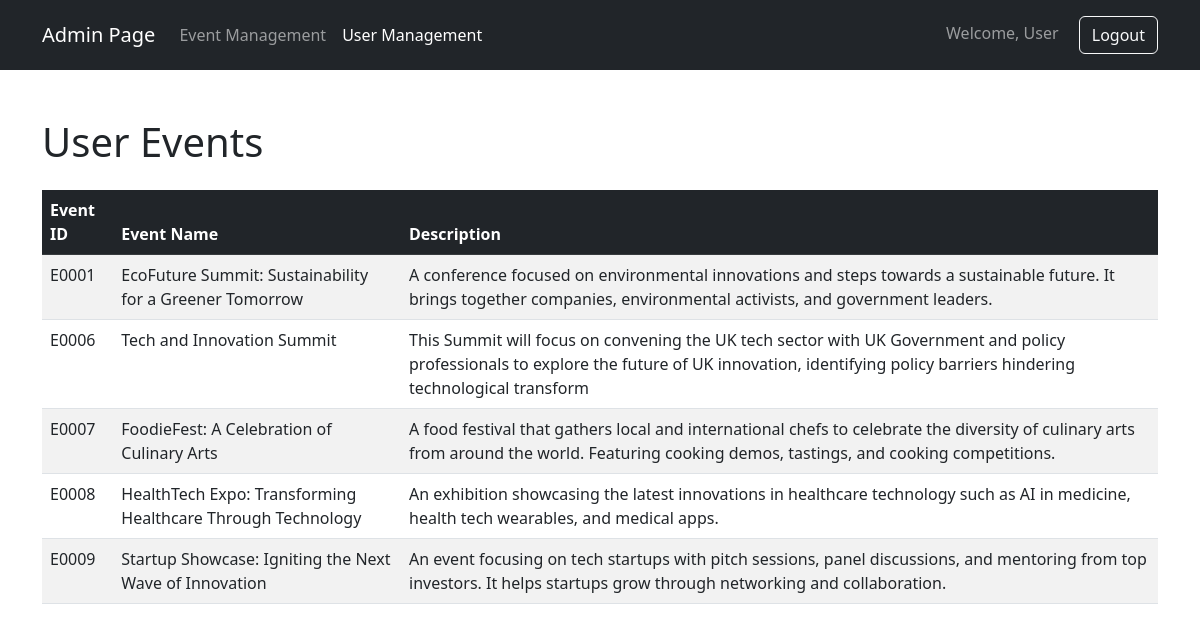
/show_user.php?user_id=U0005 (signed in), run on the app's committed database.
### tables this page shows
CREATE TABLE `users` (
  `user_id` varchar(5) NOT NULL,
  `name` varchar(100) NOT NULL,
  `email` varchar(100) NOT NULL,
  `password` varchar(500) NOT NULL,
  `role` enum('admin','user') NOT NULL DEFAULT 'user',
  `created_at` timestamp NOT NULL DEFAULT current_timestamp() ON UPDATE current_timestamp()
);

CREATE TABLE `events` (
  `event_id` varchar(5) NOT NULL,
  `event_name` varchar(150) NOT NULL,
  `event_status` varchar(50) NOT NULL,
  `event_date` date NOT NULL,
  `event_time` time NOT NULL,
  `location` varchar(200) NOT NULL,
  `description` varchar(200) DEFAULT NULL,
  `curr_participants` int(11) NOT NULL,
  `max_participants` int(11) DEFAULT NULL,
  `banner_name` varchar(70) NOT NULL,
  `banner_url` varchar(200) DEFAULT NULL
);

### show_user.php (the view, shortened to what this page needs)
<?php
require 'connection.php';
$ID = $_GET['user_id'];
try {
    $query = "SELECT e.Event_id AS Event_id, e.Event_Name AS Event_Name, e.description AS Event_description, u.User_Id AS User_id
              FROM users AS u
              JOIN registrations AS r ON (r.User_ID = u.USER_ID)
              JOIN events AS e ON (e.Event_ID = r.Event_ID)
              WHERE u.User_Id = ?";
    $stmt = $connection->prepare($query);
    $stmt->execute([$ID]);
    $events = $stmt->fetchAll(PDO::FETCH_ASSOC);
} catch (PDOException $e) {
    echo "Error: " . $e->getMessage();
}
?>
<!DOCTYPE html>
<html lang="en">
<head>
    <link href="https://cdn.jsdelivr.net/npm/bootstrap@5.3.0-alpha1/dist/css/bootstrap.min.css" rel="stylesheet">
</head>
<body>
<nav class="navbar navbar-expand-lg navbar-dark bg-dark">
        <div class="container">
            <a class="navbar-brand" href="event-manage.php">Admin Page</a>
            <div class="collapse navbar-collapse" id="navbarNav">
                <ul class="navbar-nav me-auto">
                    <li class="nav-item">
                        <a class="nav-link " href="event-manage.php">Event Management</a>
                    </li>
                    <li class="nav-item">
                        <a class="nav-link active" href="User-manage.php">User Management</a>
                    </li>
                </ul>
                <span class="navbar-text">
                    Welcome, <span id="userName">User</span>
                    <button class="btn btn-outline-light ms-3" onclick="logout()">Logout</button>
                </span>
            </div>
        </div>
    </nav>
    <div class="container mt-5">
        <h1 class="mb-4">User Events</h1>
        <table class="table table-striped table-hover">
            <thead class="table-dark">
                <tr>
                    <th>Event ID</th>
                    <th>Event Name</th>
                    <th>Description</th>
                </tr>
            </thead>
            <tbody>
                <?php foreach ($events as $event): ?>
                <tr>
                    <td><?php echo htmlspecialchars($event['Event_id']); ?></td>
                    <td><?php echo htmlspecialchars($event['Event_Name']); ?></td>
                    <td><?php echo htmlspecialchars($event['Event_description']); ?></td>
                </tr>
                <?php endforeach; ?>
            </tbody>
        </table>
    </div>
</body>
</html>

### data on the page
users: events.event_id "E0001", events.event_name "EcoFuture Summit: Sustainability for a Greener Tomorrow", events.description "A conference focused on environmental innovations and steps towards a sustainable future. It brings together companies, environmental activists, and government leaders.", events.event_id "E0006", events.event_name "Tech and Innovation Summit", events.description "This Summit will focus on convening the UK tech sector with UK Government and policy professionals to explore the future of UK innovation, identifying policy barriers hindering technological transform", events.event_id "E0007", events.event_name "FoodieFest: A Celebration of Culinary Arts", events.description "A food festival that gathers local and international chefs to celebrate the diversity of culinary arts from around the world. Featuring cooking demos, tastings, and cooking competitions.", events.event_id "E0008", events.event_name "HealthTech Expo: Transforming Healthcare Through Technology", events.description "An exhibition showcasing the latest innovations in healthcare technology such as AI in medicine, health tech wearables, and medical apps.", events.event_id "E0009", events.event_name "Startup Showcase: Igniting the Next Wave of Innovation", events.description "An event focusing on tech startups with pitch sessions, panel discussions, and mentoring from top investors. It helps startups grow through networking and collaboration."
